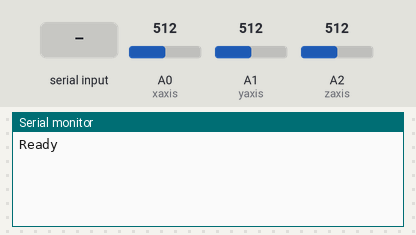
Bench run of a sketch on a simulated Arduino Uno, built with avr-gcc and run on an emulated ATmega328P. On the bench: the last lines printed to the serial monitor. The test bench sets the inputs (shaded band); at power-on: A0 (xaxis) = 512, A1 (yaxis) = 512, A2 (zaxis) = 512.

Above: at 4.2 s.
4.3 s: "T" received over Serial
At 5.3 s:
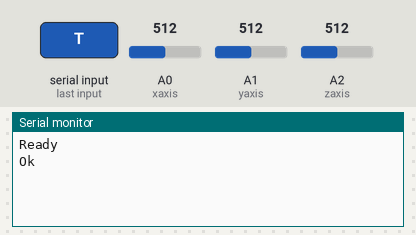
5.8 s: "M" received over Serial
At 6.5 s:
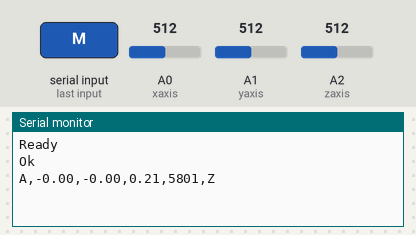

Measured:
- after the input at 4.3 s, the serial monitor: prints a new line at once (image 1)
- after the input at 5.8 s, the serial monitor: prints a new line at once (image 2)

The sketch:

AccelPart1_00Tut.ino
```cpp
//#define DEBUGMODE

const float RESOLUTION=800;
const float VOLTAGE=3.3;

const float ZOUT_1G = 850;

const int N  = 50;

// Connect the X,Y and Z pin to A0,A1 and A2 respectively
const int xaxis = 0;
const int yaxis = 1;
const int zaxis = 2;

float zeroX,zeroY,zeroZ;
int x,y,z;
float aax,aay,aaz;

// Array to store data
int lenBuff = 100;
float values[100];
float time[100];
int contSamples = 0;

// Serial byte received
byte mode;
float alphaA = 0.8;
volatile float axm1,aym1,azm1;


// Acc Timers
unsigned long accTimer;
unsigned long lastAccTimer;
unsigned long startRead;
unsigned long stopRead;
unsigned long timer;
int rate;
boolean filterAcc = true;
float aF[3];

float zeroPoint(int axis)
{
 float acc = 0;
 for (int j=0;j<N;j++)
 {
   acc = acc + (((float) analogRead(axis)*5000)/1023.0);
   delay(20);
 }
 return acc/N;
}

void setup()
{
 Serial.begin(9600); // 9600 bps
 pinMode(xaxis,INPUT);
 pinMode(yaxis,INPUT);
 pinMode(zaxis,INPUT);

 zeroX =  zeroPoint(xaxis);
 zeroY =  zeroPoint(yaxis);
 zeroZ =  zeroPoint(zaxis);
 zeroZ = zeroZ - ZOUT_1G;

 Serial.println("Ready");
}

void loop()
{
  serialRoutine();

}

void serialRoutine()
{
  if (Serial.available())
  {
     char t = Serial.read();
     if ( t == 'T')
     {
       Serial.println("Ok");
     }
     else if (t == 'M')
     {
        accRoutine();
     }

  }
}

void aFilter(volatile float val[])
{
  val[0] = (1-alphaA)*val[0] + alphaA*axm1;
  val[1] = (1-alphaA)*val[1] + alphaA*aym1;
  val[2] = (1-alphaA)*val[2] + alphaA*azm1;

  axm1 = val[0];
  aym1 = val[1];
  azm1 = val[2];
}

void accRoutine()
{
   x=analogRead(xaxis);
   y=analogRead(yaxis);
   z=analogRead(zaxis);

   aax = (((x*5000.0)/1023.0)-zeroX)/RESOLUTION;
   aay = (((y*5000.0)/1023.0)-zeroY)/RESOLUTION;
   aaz = (((z*5000.0)/1023.0)-zeroZ)/RESOLUTION;

   if (filterAcc)
   {
      aF[0] = aax;
      aF[1] = aay;
      aF[2] = aaz;
      aFilter(aF);
   }

   // computes sample time
   accTimer = millis() - lastAccTimer;
   // updates last reading timer
   lastAccTimer = millis();

     Serial.print("A,");
     Serial.print(aF[0]);
     Serial.print(",");
     Serial.print(aF[1]);
     Serial.print(",");
     Serial.print(aF[2]);
     Serial.print(",");
     timer = millis();
     Serial.print(timer);
     Serial.print(",");
     Serial.print("Z");
     Serial.println();
}
```
